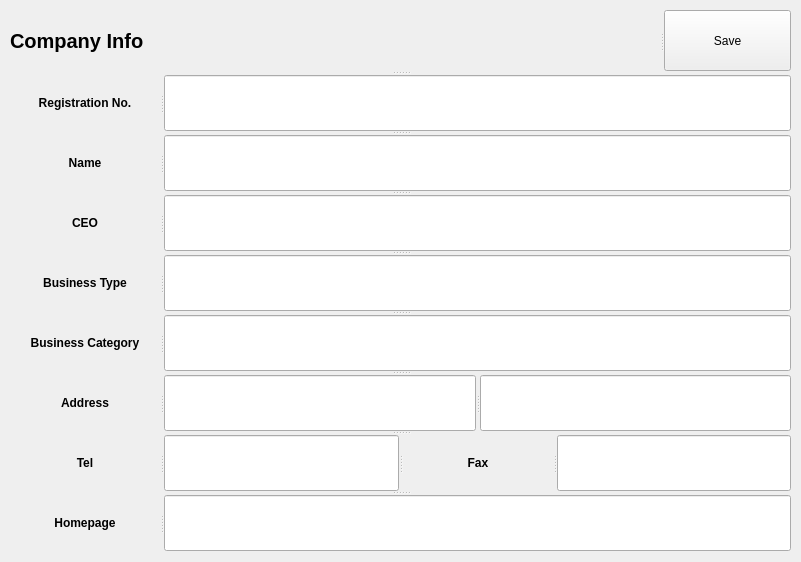
<?xml version="1.0" encoding="UTF-8"?>
<ui version="4.0">
 <class>MainWindow</class>
 <widget class="QMainWindow" name="MainWindow">
  <property name="geometry">
   <rect>
    <x>0</x>
    <y>0</y>
    <width>801</width>
    <height>562</height>
   </rect>
  </property>
  <property name="windowTitle">
   <string>MainWindow</string>
  </property>
  <widget class="QWidget" name="centralwidget">
   <widget class="QSplitter" name="splitter_15">
    <property name="geometry">
     <rect>
      <x>10</x>
      <y>10</y>
      <width>781</width>
      <height>541</height>
     </rect>
    </property>
    <property name="orientation">
     <enum>Qt::Vertical</enum>
    </property>
    <widget class="QSplitter" name="splitter_13">
     <property name="orientation">
      <enum>Qt::Horizontal</enum>
     </property>
     <widget class="QLabel" name="label">
      <property name="minimumSize">
       <size>
        <width>650</width>
        <height>0</height>
       </size>
      </property>
      <property name="maximumSize">
       <size>
        <width>650</width>
        <height>16777215</height>
       </size>
      </property>
      <property name="font">
       <font>
        <pointsize>15</pointsize>
        <weight>75</weight>
        <bold>true</bold>
       </font>
      </property>
      <property name="text">
       <string>Company Info</string>
      </property>
     </widget>
     <widget class="QPushButton" name="saveButton">
      <property name="text">
       <string>Save</string>
      </property>
     </widget>
    </widget>
    <widget class="QSplitter" name="splitter">
     <property name="orientation">
      <enum>Qt::Horizontal</enum>
     </property>
     <widget class="QLabel" name="label_2">
      <property name="minimumSize">
       <size>
        <width>150</width>
        <height>0</height>
       </size>
      </property>
      <property name="maximumSize">
       <size>
        <width>150</width>
        <height>16777215</height>
       </size>
      </property>
      <property name="font">
       <font>
        <weight>75</weight>
        <bold>true</bold>
       </font>
      </property>
      <property name="text">
       <string>Registration No.</string>
      </property>
      <property name="alignment">
       <set>Qt::AlignCenter</set>
      </property>
     </widget>
     <widget class="QLineEdit" name="companyRegistrationNumber"/>
    </widget>
    <widget class="QSplitter" name="splitter_2">
     <property name="orientation">
      <enum>Qt::Horizontal</enum>
     </property>
     <widget class="QLabel" name="label_3">
      <property name="minimumSize">
       <size>
        <width>150</width>
        <height>0</height>
       </size>
      </property>
      <property name="maximumSize">
       <size>
        <width>150</width>
        <height>16777215</height>
       </size>
      </property>
      <property name="font">
       <font>
        <weight>75</weight>
        <bold>true</bold>
       </font>
      </property>
      <property name="text">
       <string>Name</string>
      </property>
      <property name="alignment">
       <set>Qt::AlignCenter</set>
      </property>
     </widget>
     <widget class="QLineEdit" name="companyName"/>
    </widget>
    <widget class="QSplitter" name="splitter_3">
     <property name="orientation">
      <enum>Qt::Horizontal</enum>
     </property>
     <widget class="QLabel" name="label_4">
      <property name="minimumSize">
       <size>
        <width>150</width>
        <height>0</height>
       </size>
      </property>
      <property name="maximumSize">
       <size>
        <width>150</width>
        <height>16777215</height>
       </size>
      </property>
      <property name="font">
       <font>
        <weight>75</weight>
        <bold>true</bold>
       </font>
      </property>
      <property name="text">
       <string>CEO</string>
      </property>
      <property name="alignment">
       <set>Qt::AlignCenter</set>
      </property>
     </widget>
     <widget class="QLineEdit" name="companyCEO"/>
    </widget>
    <widget class="QSplitter" name="splitter_4">
     <property name="orientation">
      <enum>Qt::Horizontal</enum>
     </property>
     <widget class="QLabel" name="label_5">
      <property name="minimumSize">
       <size>
        <width>150</width>
        <height>0</height>
       </size>
      </property>
      <property name="maximumSize">
       <size>
        <width>150</width>
        <height>16777215</height>
       </size>
      </property>
      <property name="font">
       <font>
        <weight>75</weight>
        <bold>true</bold>
       </font>
      </property>
      <property name="text">
       <string>Business Type</string>
      </property>
      <property name="alignment">
       <set>Qt::AlignCenter</set>
      </property>
     </widget>
     <widget class="QLineEdit" name="companyType"/>
    </widget>
    <widget class="QSplitter" name="splitter_5">
     <property name="orientation">
      <enum>Qt::Horizontal</enum>
     </property>
     <widget class="QLabel" name="label_6">
      <property name="minimumSize">
       <size>
        <width>150</width>
        <height>0</height>
       </size>
      </property>
      <property name="maximumSize">
       <size>
        <width>150</width>
        <height>16777215</height>
       </size>
      </property>
      <property name="font">
       <font>
        <weight>75</weight>
        <bold>true</bold>
       </font>
      </property>
      <property name="text">
       <string>Business Category</string>
      </property>
      <property name="alignment">
       <set>Qt::AlignCenter</set>
      </property>
     </widget>
     <widget class="QLineEdit" name="companyCategory"/>
    </widget>
    <widget class="QSplitter" name="splitter_6">
     <property name="orientation">
      <enum>Qt::Horizontal</enum>
     </property>
     <widget class="QLabel" name="label_7">
      <property name="minimumSize">
       <size>
        <width>150</width>
        <height>0</height>
       </size>
      </property>
      <property name="maximumSize">
       <size>
        <width>150</width>
        <height>16777215</height>
       </size>
      </property>
      <property name="font">
       <font>
        <weight>75</weight>
        <bold>true</bold>
       </font>
      </property>
      <property name="text">
       <string>Address</string>
      </property>
      <property name="alignment">
       <set>Qt::AlignCenter</set>
      </property>
     </widget>
     <widget class="QLineEdit" name="companyAddress1"/>
     <widget class="QSplitter" name="splitter_7">
      <property name="orientation">
       <enum>Qt::Horizontal</enum>
      </property>
      <widget class="QLineEdit" name="companyAddress2"/>
     </widget>
    </widget>
    <widget class="QSplitter" name="splitter_14">
     <property name="orientation">
      <enum>Qt::Horizontal</enum>
     </property>
     <widget class="QSplitter" name="splitter_8">
      <property name="orientation">
       <enum>Qt::Horizontal</enum>
      </property>
      <widget class="QLabel" name="label_8">
       <property name="minimumSize">
        <size>
         <width>150</width>
         <height>0</height>
        </size>
       </property>
       <property name="maximumSize">
        <size>
         <width>150</width>
         <height>16777215</height>
        </size>
       </property>
       <property name="font">
        <font>
         <weight>75</weight>
         <bold>true</bold>
        </font>
       </property>
       <property name="text">
        <string>Tel</string>
       </property>
       <property name="alignment">
        <set>Qt::AlignCenter</set>
       </property>
      </widget>
      <widget class="QLineEdit" name="companyTel"/>
     </widget>
     <widget class="QSplitter" name="splitter_9">
      <property name="orientation">
       <enum>Qt::Horizontal</enum>
      </property>
      <widget class="QLabel" name="label_9">
       <property name="minimumSize">
        <size>
         <width>150</width>
         <height>0</height>
        </size>
       </property>
       <property name="maximumSize">
        <size>
         <width>150</width>
         <height>16777215</height>
        </size>
       </property>
       <property name="font">
        <font>
         <weight>75</weight>
         <bold>true</bold>
        </font>
       </property>
       <property name="text">
        <string>Fax</string>
       </property>
       <property name="alignment">
        <set>Qt::AlignCenter</set>
       </property>
      </widget>
      <widget class="QLineEdit" name="companyFax"/>
     </widget>
    </widget>
    <widget class="QSplitter" name="splitter_10">
     <property name="orientation">
      <enum>Qt::Horizontal</enum>
     </property>
     <widget class="QLabel" name="label_10">
      <property name="minimumSize">
       <size>
        <width>150</width>
        <height>0</height>
       </size>
      </property>
      <property name="maximumSize">
       <size>
        <width>150</width>
        <height>16777215</height>
       </size>
      </property>
      <property name="font">
       <font>
        <weight>75</weight>
        <bold>true</bold>
       </font>
      </property>
      <property name="text">
       <string>Homepage</string>
      </property>
      <property name="alignment">
       <set>Qt::AlignCenter</set>
      </property>
     </widget>
     <widget class="QLineEdit" name="companyHompage"/>
    </widget>
   </widget>
  </widget>
 </widget>
 <resources/>
 <connections/>
</ui>
